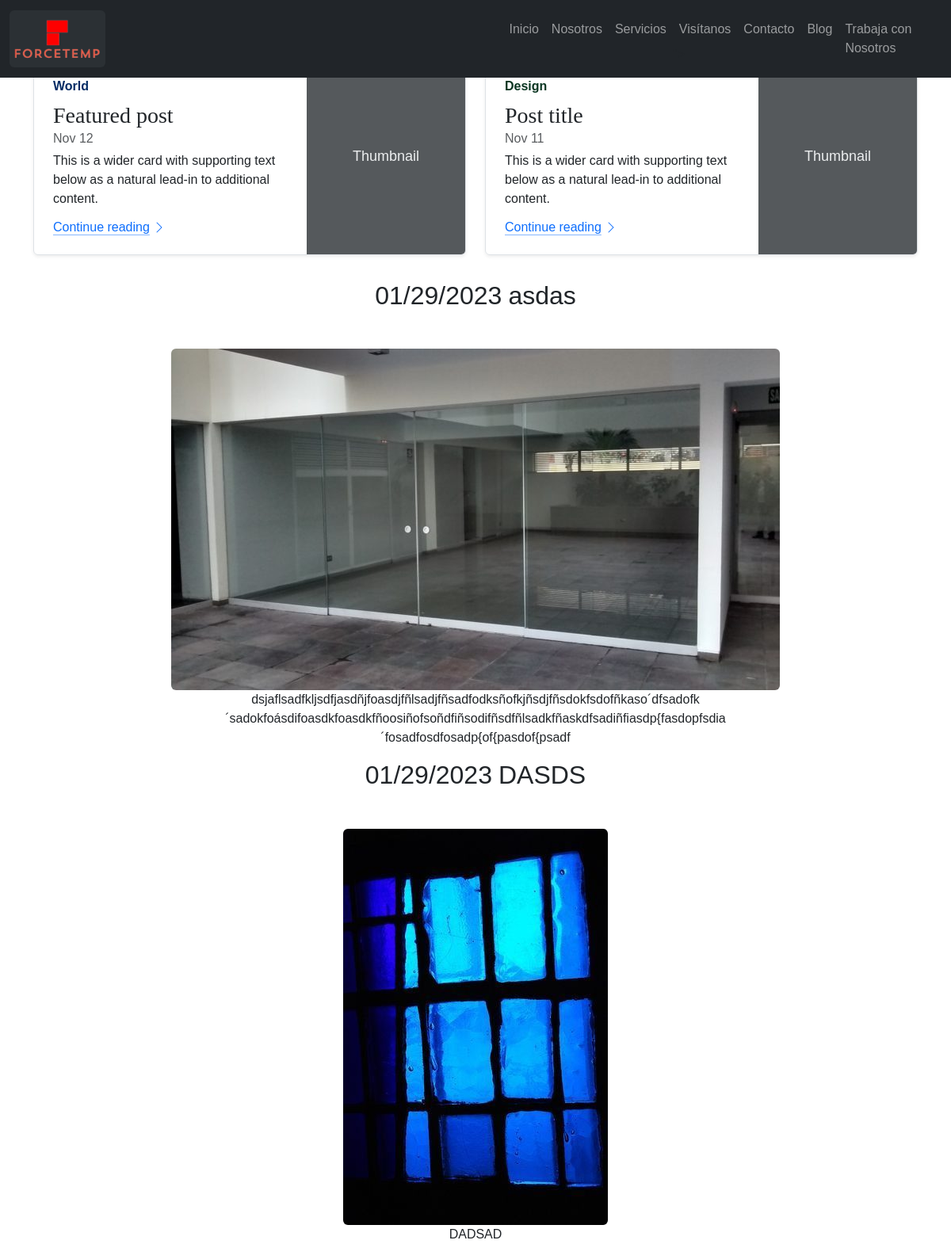
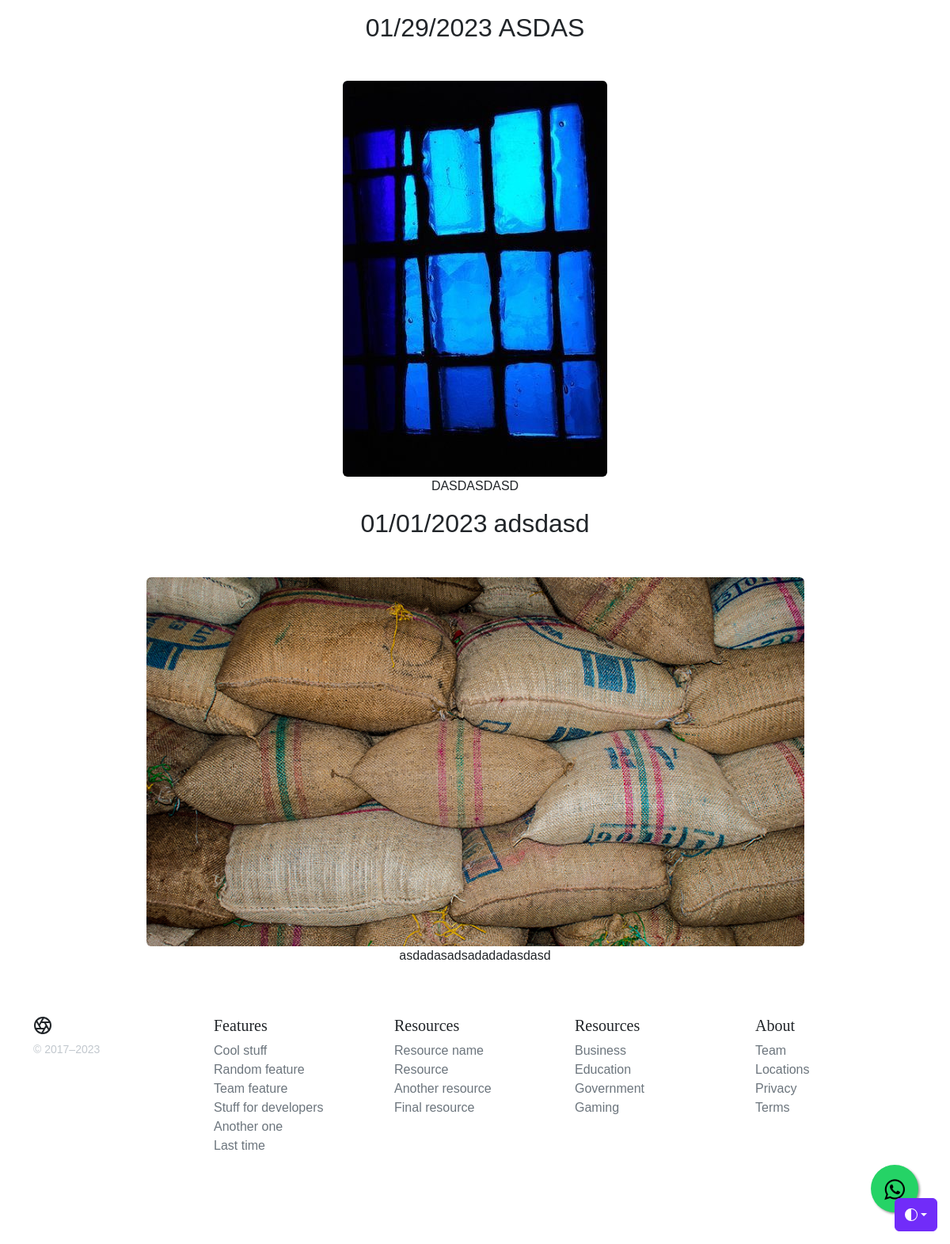
Screenshot of /blog/ with the database file from the repository (2 pictures, top to bottom).
### blog/models.py (models this page shows, shortened)
class Post(models.Model):
     title = models.CharField(max_length=200, verbose_name="Titulo")
     content = models.TextField(verbose_name="Contenido")
     published = models.DateField(verbose_name="Fecha de publicacion",default=now)
     image = models.ImageField(verbose_name="Imagen",upload_to="blog",null= True , blank= True   )
     author = models.ForeignKey(User,verbose_name="Autor",on_delete=models.CASCADE)
     categories = models.ManyToManyField(Category, verbose_name="categorias",related_name="get_post")
     created   = models.DateTimeField(auto_now_add=True, verbose_name="Fecha de creacion")
     updated   = models.DateTimeField(auto_now=True, verbose_name="Fecha de edicion")
     class Meta:
      verbose_name        = "entrada"
      verbose_name_plural = "entrada"
      ordering            = ['-created' ]

### blog/views.py (the view)
# urls.py: path('',  views.blog, name = "blog"),
def blog(request):
    posts = Post.objects.all()
    return render(request,"blog/blog.html",{'posts':posts})

### social/procesos.py (called while the page is built)
def ctx_dict(request):
    ctx = {}
    links = Link.objects.all()
    for link in links :
        ctx[link.key] = link.url
    return ctx

### blog/templates/blog/blog.html (shortened to what this page needs)
{% extends 'core/base.html' %}
{% load static %}
{% block content %}
    <link href="{%  static 'core/css/blog.css' %}" rel="stylesheet">
  </head>
  <body>
    <div class="dropdown position-fixed bottom-0 end-0 mb-3 me-3 bd-mode-toggle">
      <button class="btn btn-bd-primary py-2 dropdown-toggle d-flex align-items-center"
              id="bd-theme"
              type="button"
              aria-expanded="false"
              data-bs-toggle="dropdown"
              aria-label="Toggle theme (auto)">
        <svg class="bi my-1 theme-icon-active" width="1em" height="1em"><use href="#circle-half"></use></svg>
      </button>
    </div>
<br>
<main class="container">
  <div class="row mb-2">
    <div class="col-md-6">
      <div class="row g-0 border rounded overflow-hidden flex-md-row mb-4 shadow-sm h-md-250 position-relative">
        <div class="col p-4 d-flex flex-column position-static">
          <strong class="d-inline-block mb-2 text-primary-emphasis">World</strong>
          <h3 class="mb-0">Featured post</h3>
          <div class="mb-1 text-body-secondary">Nov 12</div>
          <p class="card-text mb-auto">This is a wider card with supporting text below as a natural lead-in to additional content.</p>
          <a href="#" class="icon-link gap-1 icon-link-hover stretched-link">
            Continue reading
            <svg class="bi"><use xlink:href="#chevron-right"/></svg>
          </a>
        </div>
        <div class="col-auto d-none d-lg-block">
          <svg class="bd-placeholder-img" width="200" height="250" xmlns="http://www.w3.org/2000/svg" role="img" aria-label="Placeholder: Thumbnail" preserveAspectRatio="xMidYMid slice" focusable="false"><title>Placeholder</title><rect width="100%" height="100%" fill="#55595c"/><text x="50%" y="50%" fill="#eceeef" dy=".3em">Thumbnail</text></svg>
        </div>
      </div>
    </div>
    <div class="col-md-6">
      <div class="row g-0 border rounded overflow-hidden flex-md-row mb-4 shadow-sm h-md-250 position-relative">
        <div class="col p-4 d-flex flex-column position-static">
          <strong class="d-inline-block mb-2 text-success-emphasis">Design</strong>
          <h3 class="mb-0">Post title</h3>
          <div class="mb-1 text-body-secondary">Nov 11</div>
          <p class="mb-auto">This is a wider card with supporting text below as a natural lead-in to additional content.</p>
          <a href="#" class="icon-link gap-1 icon-link-hover stretched-link">
            Continue reading
            <svg class="bi"><use xlink:href="#chevron-right"/></svg>
          </a>
        </div>
        <div class="col-auto d-none d-lg-block">
          <svg class="bd-placeholder-img" width="200" height="250" xmlns="http://www.w3.org/2000/svg" role="img" aria-label="Placeholder: Thumbnail" preserveAspectRatio="xMidYMid slice" focusable="false"><title>Placeholder</title><rect width="100%" height="100%" fill="#55595c"/><text x="50%" y="50%" fill="#eceeef" dy=".3em">Thumbnail</text></svg>
        </div>
      </div>
    </div>
  </div>
{% for post in posts %}
<section class="page-section cta">
  <div class="container">
    <div class="row">
      <div class="col-xl-9 mx-auto">
        <div class="cta-innerv text-center rounded">
          <h2 class="section-heading mb-5">
            <span class="section-heading-upper">{{post.published|date:"SHORT_DATE_FORMAT"}}</span>
            <span class="section-heading-lower">{{post.title}}</span>
          </h2>
          <p class="mb-0">
            <img class="mx-auto d-flex rounded img-fluid mb-3 mb-lg-0" src="{{post.image.url}}" alt="">
          </p>
          <p class="mb-0 mbt">
           {{post.content|linebreaks}}
          </p>
        </div>
      </div>
    </div>
  </div>
</section>
</main>
    </body>
</html>
{% endfor%}
{% endblock %}

### core/static/core/css/estilos.css (style rules this page uses)
* { margin: 0; padding: 0; box-sizing: border-box; font-family: sans-serif; }

### core/static/core/css/blog.css (style rules this page uses)
h1, h2, h3, h4, h5, h6 { font-family: "Playfair Display", Georgia, "Times New Roman", serif; }
@media (min-width: 768px) { .h-md-250 { height: 250px; } }

### blog/templates/blog/blog.html (style rules this page uses)
.bd-placeholder-img { font-size: 1.125rem; text-anchor: middle; -webkit-user-select: none; -moz-user-select: none; user-select: none; }
.bi { vertical-align: -.125em; fill: currentColor; }
.btn-bd-primary { --bd-violet-bg: #712cf9; --bd-violet-rgb: 112.520718, 44.062154, 249.437846; --bs-btn-font-weight: 600; --bs-btn-color: var(--bs-white); --bs-btn-bg: var(--bd-violet-bg); --bs-btn-border-color: var(--bd-violet-bg); --bs-btn-hover-color: var(--bs-white); --bs-btn-hover-bg: #6528e0; --bs-btn-hover-border-color: #6528e0; --bs-btn-focus-shadow-rgb: var(--bd-violet-rgb); --bs-btn-active-color: var(--bs-btn-hover-color); --bs-btn-active-bg: #5a23c8; --bs-btn-active-border-color: #5a23c8; }
.bd-mode-toggle { z-index: 1500; }

### core/templates/core/base.html (style rules this page uses)
.bd-placeholder-img { font-size: 1.125rem; text-anchor: middle; -webkit-user-select: none; -moz-user-select: none; user-select: none; }
.bi { vertical-align: -.125em; fill: currentColor; }
.btn-bd-primary { --bd-violet-bg: #712cf9; --bd-violet-rgb: 112.520718, 44.062154, 249.437846; --bs-btn-font-weight: 600; --bs-btn-color: var(--bs-white); --bs-btn-bg: var(--bd-violet-bg); --bs-btn-border-color: var(--bd-violet-bg); --bs-btn-hover-color: var(--bs-white); --bs-btn-hover-bg: #6528e0; --bs-btn-hover-border-color: #6528e0; --bs-btn-focus-shadow-rgb: var(--bd-violet-rgb); --bs-btn-active-color: var(--bs-btn-hover-color); --bs-btn-active-bg: #5a23c8; --bs-btn-active-border-color: #5a23c8; }
.bd-mode-toggle { z-index: 1500; }

### rows the page displays
Post: published "01/29/2023", title "asdas", image (picture), content "dsjaflsadfkljsdfjasdñjfoasdjfñlsadjfñsadfodksñofkjñsdjfñsdokfsdofñkaso´dfsadofk´sadokfoásdifoasdkfoasdkfñoosiñofsoñdfiñsodifñsdfñlsadkfñaskdfsadiñfiasdp{fasdopfsdia´fosadfosdfosadp{of{pasdof{psadf"
Post: published "01/29/2023", title "DASDS", image (picture), content "DADSAD"
Post: published "01/29/2023", title "ASDAS", image (picture), content "DASDASDASD"
Post: published "01/01/2023", title "adsdasd", image (picture), content "asdadasadsadadadasdasd"
